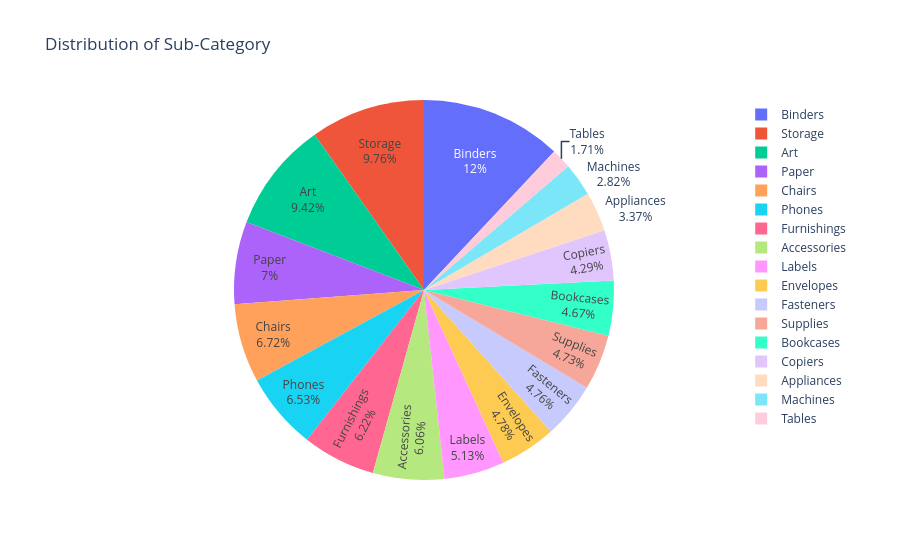

Write notebook code for a chart like this one.
### Code cell
fig = px.pie(df, names="Sub-Category", title="Distribution of Sub-Category")
fig.update_traces(textinfo="percent+label")
fig.show()

### Figure 1 — Plotly figure (JSON) as saved in the notebook; plotly's stock layout.template omitted (floating-point values rounded to 4 significant figures; data arrays with more than 128 entries replaced by an {"elided": "..."} marker saying what was removed)
{"data": [{"domain": {"x": [0, 1], "y": [0, 1]}, "hovertemplate": "Sub-Category=%{label}<extra></extra>", "labels": {"elided": "49670 str values"}, "legendgroup": "", "name": "", "showlegend": true, "textinfo": "percent+label", "type": "pie"}], "layout": {"autosize": true, "legend": {"tracegroupgap": 0}, "title": {"text": "Distribution of Sub-Category"}}}
